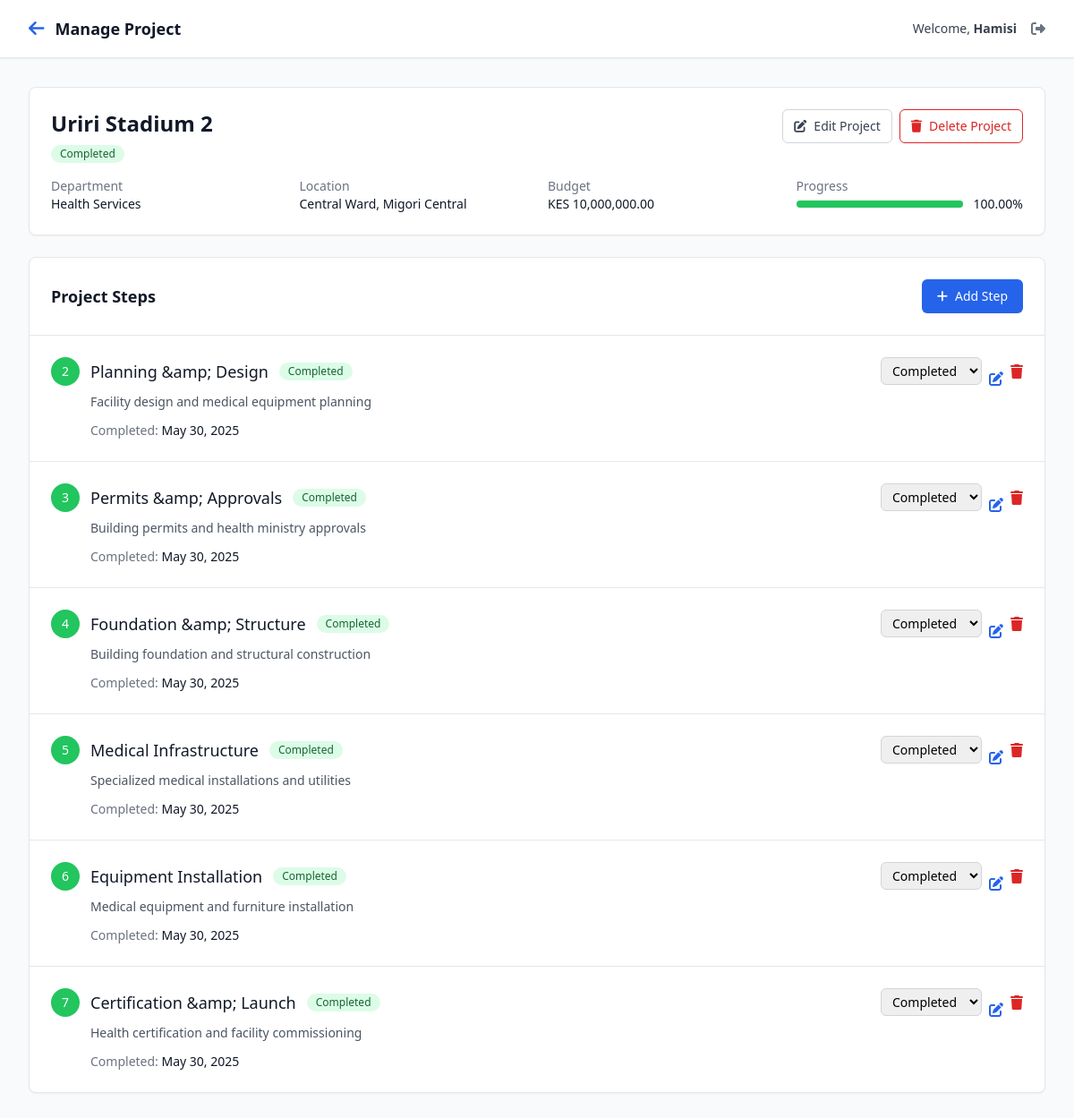
/admin/manage_project.php?id=7 (signed in), run on the app's committed database.
### tables this page shows
CREATE TABLE `projects` (
  `id` int(11) NOT NULL,
  `project_name` varchar(255) NOT NULL,
  `description` text DEFAULT NULL,
  `department_id` int(11) NOT NULL,
  `project_year` int(11) NOT NULL,
  `county_id` int(11) NOT NULL,
  `sub_county_id` int(11) NOT NULL,
  `ward_id` int(11) NOT NULL,
  `location_address` text DEFAULT NULL,
  `location_coordinates` varchar(100) DEFAULT NULL,
  `budget` decimal(15,2) NOT NULL,
  `allocated_budget` decimal(15,2) DEFAULT 0.00,
  `spent_budget` decimal(15,2) DEFAULT 0.00,
  `start_date` date DEFAULT NULL,
  `expected_completion_date` date DEFAULT NULL,
  `actual_completion_date` date DEFAULT NULL,
  `contractor_name` varchar(255) DEFAULT NULL,
  `contractor_contact` varchar(100) DEFAULT NULL,
  `status` enum('draft','ongoing','completed','suspended','cancelled') NOT NULL DEFAULT 'draft',
  `step_status` enum('awaiting','running','completed') DEFAULT 'awaiting',
  `progress_percentage` decimal(5,2) DEFAULT 0.00,
  `total_steps` int(11) DEFAULT 0,
  `completed_steps` int(11) DEFAULT 0,
  `created_by` int(11) DEFAULT NULL,
  `created_at` timestamp NOT NULL DEFAULT current_timestamp(),
  `updated_at` timestamp NOT NULL DEFAULT current_timestamp() ON UPDATE current_timestamp(),
  `average_rating` decimal(3,2) DEFAULT 5.00,
  `total_ratings` int(11) DEFAULT 0
);

CREATE TABLE `departments` (
  `id` int(11) NOT NULL,
  `name` varchar(100) NOT NULL,
  `description` text DEFAULT NULL,
  `created_at` timestamp NOT NULL DEFAULT current_timestamp()
);

CREATE TABLE `wards` (
  `id` int(11) NOT NULL,
  `name` varchar(100) NOT NULL,
  `sub_county_id` int(11) NOT NULL,
  `created_at` timestamp NOT NULL DEFAULT current_timestamp()
);

CREATE TABLE `sub_counties` (
  `id` int(11) NOT NULL,
  `name` varchar(100) NOT NULL,
  `county_id` int(11) NOT NULL,
  `created_at` timestamp NOT NULL DEFAULT current_timestamp()
);

CREATE TABLE `project_steps` (
  `id` int(11) NOT NULL,
  `project_id` int(11) NOT NULL,
  `step_number` int(11) NOT NULL,
  `step_name` varchar(255) NOT NULL,
  `description` text DEFAULT NULL,
  `status` enum('pending','in_progress','completed','skipped') DEFAULT 'pending',
  `start_date` date DEFAULT NULL,
  `expected_end_date` date DEFAULT NULL,
  `actual_end_date` date DEFAULT NULL,
  `notes` text DEFAULT NULL,
  `created_at` timestamp NOT NULL DEFAULT current_timestamp(),
  `updated_at` timestamp NOT NULL DEFAULT current_timestamp() ON UPDATE current_timestamp()
);

### admin/manage_project.php (the view, shortened to what the rows shown need)
<?php
require_once '../includes/auth.php';
require_once '../includes/functions.php';
$project_id = intval($_GET['id'] ?? 0);
$project = get_project_by_id($project_id);
$stmt = $pdo->prepare("SELECT * FROM project_steps WHERE project_id = ? ORDER BY step_number");
$stmt->execute([$project_id]);
$steps = $stmt->fetchAll();
?>
<!DOCTYPE html>
<html lang="en" class="h-full">
<head>
    <script src="https://cdn.tailwindcss.com"></script>
    <link rel="stylesheet" href="https://cdnjs.cloudflare.com/ajax/libs/font-awesome/6.4.0/css/all.min.css">
    <link rel="stylesheet" href="../assets/css/style.css">
</head>
<body class="h-full bg-gray-50 dark:bg-gray-900">
    <div class="min-h-full">
        <nav class="bg-white dark:bg-gray-800 shadow-sm border-b border-gray-200 dark:border-gray-700">
            <div class="max-w-7xl mx-auto px-4 sm:px-6 lg:px-8">
                <div class="flex justify-between h-16">
                    <div class="flex items-center">
                        <a href="projects.php" class="flex items-center">
                            <h1 class="text-lg font-semibold text-gray-900 dark:text-white">Manage Project</h1>
                        </a>
                    </div>
                </div>
            </div>
        </nav>
        <main class="max-w-7xl mx-auto px-4 sm:px-6 lg:px-8 py-8">
            <div class="bg-white dark:bg-gray-800 rounded-lg shadow-sm border border-gray-200 dark:border-gray-700 mb-6">
                <div class="p-6">
                    <div class="flex justify-between items-start mb-4">
                        <div>
                            <h2 class="text-2xl font-bold text-gray-900 dark:text-white mb-2">
                                <?php echo htmlspecialchars($project['project_name']); ?>
                            </h2>
                            <span class="inline-flex items-center px-2.5 py-0.5 rounded-full text-xs font-medium <?php echo get_status_badge_class($project['status']); ?>">
                                <?php echo ucfirst($project['status']); ?>
                            </span>
                        </div>
                    </div>
                    <div class="grid grid-cols-1 md:grid-cols-4 gap-6">
                        <div>
                            <dt class="text-sm font-medium text-gray-500 dark:text-gray-400">Department</dt>
                            <dd class="text-sm text-gray-900 dark:text-white"><?php echo htmlspecialchars($project['department_name']); ?></dd>
                        </div>
                        <div>
                            <dt class="text-sm font-medium text-gray-500 dark:text-gray-400">Location</dt>
                            <dd class="text-sm text-gray-900 dark:text-white"><?php echo htmlspecialchars($project['ward_name'] . ', ' . $project['sub_county_name']); ?></dd>
                        </div>
                        <div>
                            <dt class="text-sm font-medium text-gray-500 dark:text-gray-400">Budget</dt>
                            <dd class="text-sm text-gray-900 dark:text-white"><?php echo format_currency($project['budget']); ?></dd>
                        </div>
                        <div>
                            <dd class="text-sm text-gray-900 dark:text-white">
                                <div class="flex items-center">
                                    <div class="flex-1">
                                        <div class="w-full bg-gray-200 dark:bg-gray-600 rounded-full h-2">
                                        </div>
                                    </div>
                                    <span class="ml-3 text-sm"><?php echo $project['progress_percentage']; ?>%</span>
                                </div>
                            </dd>
                        </div>
                    </div>
                </div>
            </div>
            <div class="bg-white dark:bg-gray-800 rounded-lg shadow-sm border border-gray-200 dark:border-gray-700">
                <?php if (empty($steps)): ?>
                    <div class="p-12 text-center">
                        <i class="fas fa-list-ol text-4xl text-gray-400 dark:text-gray-600 mb-4"></i>
                        <h3 class="text-lg font-medium text-gray-900 dark:text-white mb-2">No Steps Defined</h3>
                        <p class="text-gray-600 dark:text-gray-400 mb-4">This project doesn't have any steps yet.</p>
                        <button onclick="showAddStepModal()" class="inline-flex items-center px-4 py-2 border border-transparent text-sm font-medium rounded-md text-white bg-blue-600 hover:bg-blue-700 transition-colors">
                            <i class="fas fa-plus mr-2"></i>
                            Add First Step
                        </button>
                    </div>
                <?php else: ?>
                    <div class="divide-y divide-gray-200 dark:divide-gray-700">
                        <?php foreach ($steps as $step): ?>
                            <div class="p-6">
                                <div class="flex items-start justify-between">
                                    <div class="flex-1">
                                        <div class="flex items-center mb-2">
                                            <span class="inline-flex items-center justify-center w-8 h-8 rounded-full text-sm font-medium text-white
                                                <?php
                                                echo $step['status'] === 'completed' ? 'bg-green-500' :
                                                    ($step['status'] === 'in_progress' ? 'bg-blue-500' :
                                                    ($step['status'] === 'skipped' ? 'bg-gray-500' : 'bg-yellow-500'));
                                                ?>">
                                                <?php echo $step['step_number']; ?>
                                            </span>
                                            <h4 class="ml-3 text-lg font-medium text-gray-900 dark:text-white">
                                                <?php echo htmlspecialchars($step['step_name']); ?>
                                            </h4>
                                            <span class="ml-3 inline-flex items-center px-2.5 py-0.5 rounded-full text-xs font-medium
                                                <?php
                                                echo $step['status'] === 'completed' ? 'bg-green-100 text-green-800 dark:bg-green-900 dark:text-green-300' :
                                                    ($step['status'] === 'in_progress' ? 'bg-blue-100 text-blue-800 dark:bg-blue-900 dark:text-blue-300' :
                                                    ($step['status'] === 'skipped' ? 'bg-gray-100 text-gray-800 dark:bg-gray-900 dark:text-gray-300' : 'bg-yellow-100 text-yellow-800 dark:bg-yellow-900 dark:text-yellow-300'));
                                                ?>">
                                                <?php echo ucfirst(str_replace('_', ' ', $step['status'])); ?>
                                            </span>
                                        </div>
                                        <?php if ($step['description']): ?>
                                            <p class="text-sm text-gray-600 dark:text-gray-400 mb-3 ml-11">
                                                <?php echo htmlspecialchars($step['description']); ?>
                                            </p>
                                        <?php endif; ?>
                                        <div class="grid grid-cols-1 md:grid-cols-3 gap-4 text-sm ml-11">
                                            <?php if ($step['actual_end_date']): ?>
                                                <div>
                                                    <span class="font-medium text-gray-500 dark:text-gray-400">Completed:</span>
                                                    <span class="text-gray-900 dark:text-white"><?php echo format_date($step['actual_end_date']); ?></span>
                                                </div>
                                            <?php endif; ?>
                                        </div>
                                    </div>
                                    <div class="flex items-center space-x-2 ml-4">
                                        <form method="POST" class="inline">
                                            <select name="status" onchange="this.form.submit()" class="text-sm border border-gray-300 dark:border-gray-600 rounded-md px-2 py-1 dark:bg-gray-700 dark:text-white">
                                                <option value="completed" <?php echo $step['status'] === 'completed' ? 'selected' : ''; ?>>Completed</option>
                                            </select>
                                        </form>
                                        <button onclick="editStep(<?php echo htmlspecialchars(json_encode($step)); ?>)" class="text-blue-600 dark:text-blue-400 hover:text-blue-500" title="Edit Step">
                                            <i class="fas fa-edit"></i>
                                        </button>
                                        <form method="POST" class="inline" onsubmit="return confirm('Are you sure you want to delete this step?')">
                                            <button type="submit" class="text-red-600 dark:text-red-400 hover:text-red-500" title="Delete Step">
                                                <i class="fas fa-trash"></i>
                                            </button>
                                        </form>
                                    </div>
                                </div>
                            </div>
                        <?php endforeach; ?>
                    </div>
                <?php endif; ?>
            </div>
        </main>
    </div>
</body>
</html>

### data on the page
projects: project_name "Uriri Stadium 2", status "Completed", department.name "Health Services", ward.name "Central Ward, Migori Central", budget "KES 10,000,000.00", progress_percentage "100.00"
project_steps: step_number "2", step_name "Planning &amp; Design", status "Completed", description "Facility design and medical equipment planning", actual_end_date "May 30, 2025"
project_steps: step_number "3", step_name "Permits &amp; Approvals", status "Completed", description "Building permits and health ministry approvals", actual_end_date "May 30, 2025"
project_steps: step_number "4", step_name "Foundation &amp; Structure", status "Completed", description "Building foundation and structural construction", actual_end_date "May 30, 2025"
project_steps: step_number "5", step_name "Medical Infrastructure", status "Completed", description "Specialized medical installations and utilities", actual_end_date "May 30, 2025"
project_steps: step_number "6", step_name "Equipment Installation", status "Completed", description "Medical equipment and furniture installation", actual_end_date "May 30, 2025"
project_steps: step_number "7", step_name "Certification &amp; Launch", status "Completed", description "Health certification and facility commissioning", actual_end_date "May 30, 2025"

### other printed values
$current_admin['name'] "Hamisi"
